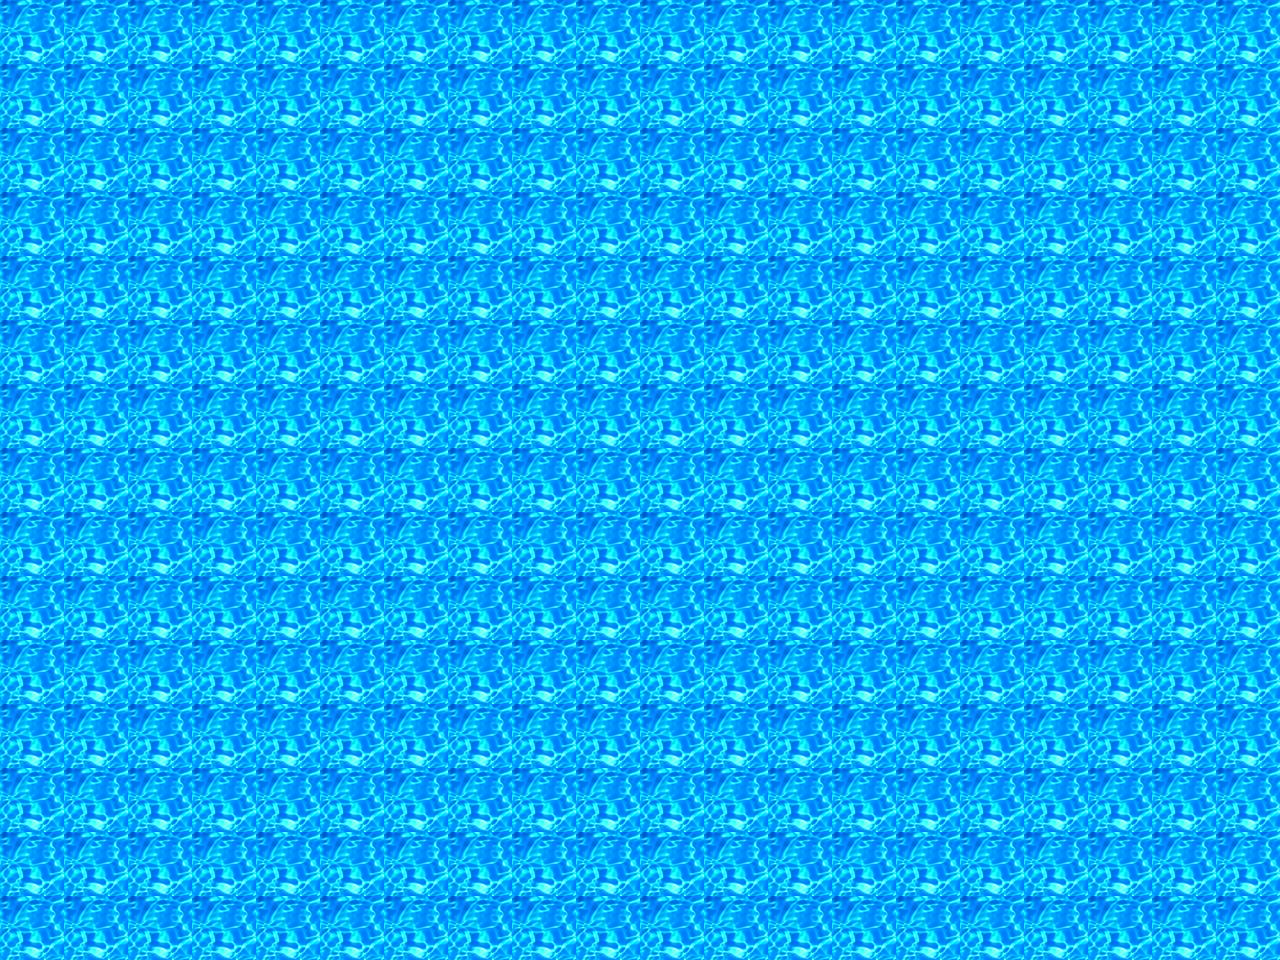

Below is a game level as drawn by its tile map, then a one-line description and the .tmx that defines it (tile-layer data replaced by summaries):
An orthogonal 20x15 tile map with 64x64 px tiles, 1 tile layer (圖塊層 1).

<map version="1.0" tiledversion="1.1.5" orientation="orthogonal" renderorder="right-down" width="20" height="15" tilewidth="64" tileheight="64" infinite="0" nextobjectid="1">
 <tileset firstgid="1" source="image.tsx" />
 <layer name="圖塊層 1" width="20" height="15">
  <data>[300 cells, 300 non-empty, 1 distinct tile ids]</data>
 </layer>
</map>
